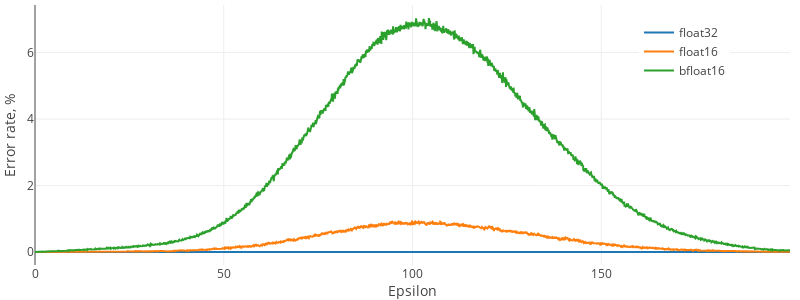

The cell this chart's notebook holds for it:
### Code cell
plot_dbscan_errors(mnist, 100000, max_eps=200)

### Figure 1 — Plotly figure (JSON) as saved in the notebook; plotly's stock layout.template omitted (floating-point values rounded to 4 significant figures; data arrays with more than 128 entries replaced by an {"elided": "..."} marker saying what was removed)
{"data": [{"name": "float32", "type": "scatter", "uid": "7a1743b0-21c9-4fa2-b5e0-39af71fd4d10", "x": {"elided": "2000 float values"}, "y": {"elided": "2000 float values"}}, {"name": "float16", "type": "scatter", "uid": "3479fa3e-7ddc-415c-bceb-c8eb0fdf31cd", "x": {"elided": "2000 float values"}, "y": {"elided": "2000 float values"}}, {"name": "bfloat16", "type": "scatter", "uid": "9e1324f4-d3df-4ab2-a44a-8c59388073d7", "x": {"elided": "2000 float values"}, "y": {"elided": "2000 float values"}}], "layout": {"height": 300, "legend": {"x": 0.8, "y": 0.95}, "margin": {"b": 35, "l": 35, "r": 10, "t": 5}, "width": 800, "xaxis": {"title": {"text": "Epsilon"}}, "yaxis": {"title": {"text": "Error rate, %"}}}}
